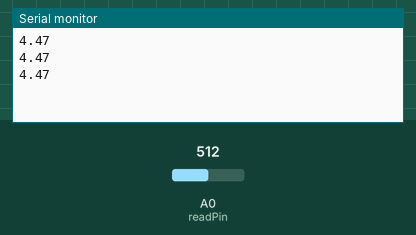
Recording of a sketch running on a simulated Arduino Uno, built with avr-gcc and run on an emulated ATmega328P. Shown: the last lines printed to the serial monitor. The test bench sets the inputs (shaded band); at power-on: A0 (readPin) = 512.

Above: at 1.3 s.
1.4 s: A0 (readPin) set to 716
At 1.9 s:
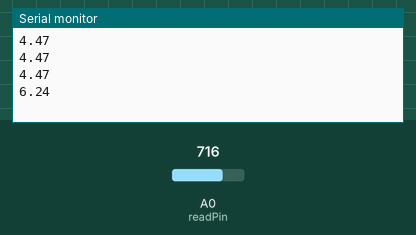
2.9 s: A0 (readPin) set to 900
At 3.4 s:
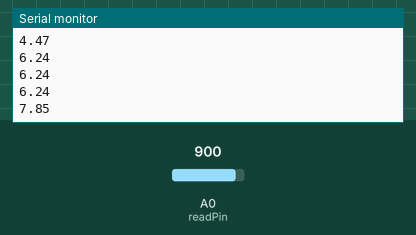
Timing chart, 0 to 5.9 s (numbered marks = the images above; inputs shaded):
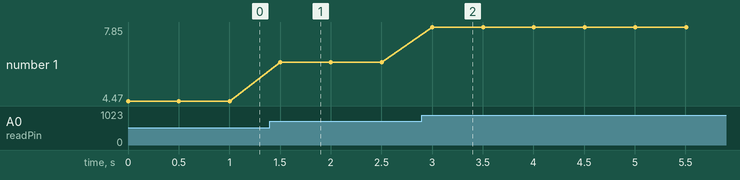

Measured:
- after the input at 1.4 s, the serial monitor: prints a new line after 0.10 s (image 1)
- after the input at 2.9 s, the serial monitor: prints a new line after 0.10 s (image 2)
- plotted number 1: 4.47 → 6.24 after the input at 1.4 s, 6.24 → 7.85 after the input at 2.9 s

The sketch:

9V_Battery_Voltage_Measurement.ino
```cpp
//Battery Voltage Measurement Circuit Design

int readPin = A0;
int waitTime = 500;
float readVoltage;

void setup() {
  // put your setup code here, to run once:
pinMode(readPin,INPUT);
Serial.begin(9600);
}

void loop() {
  // put your main code here, to run repeatedly:
readVoltage = (5./1023.)*(9100./5100.)*analogRead(readPin);
Serial.println(readVoltage);
delay(waitTime);
}
```
